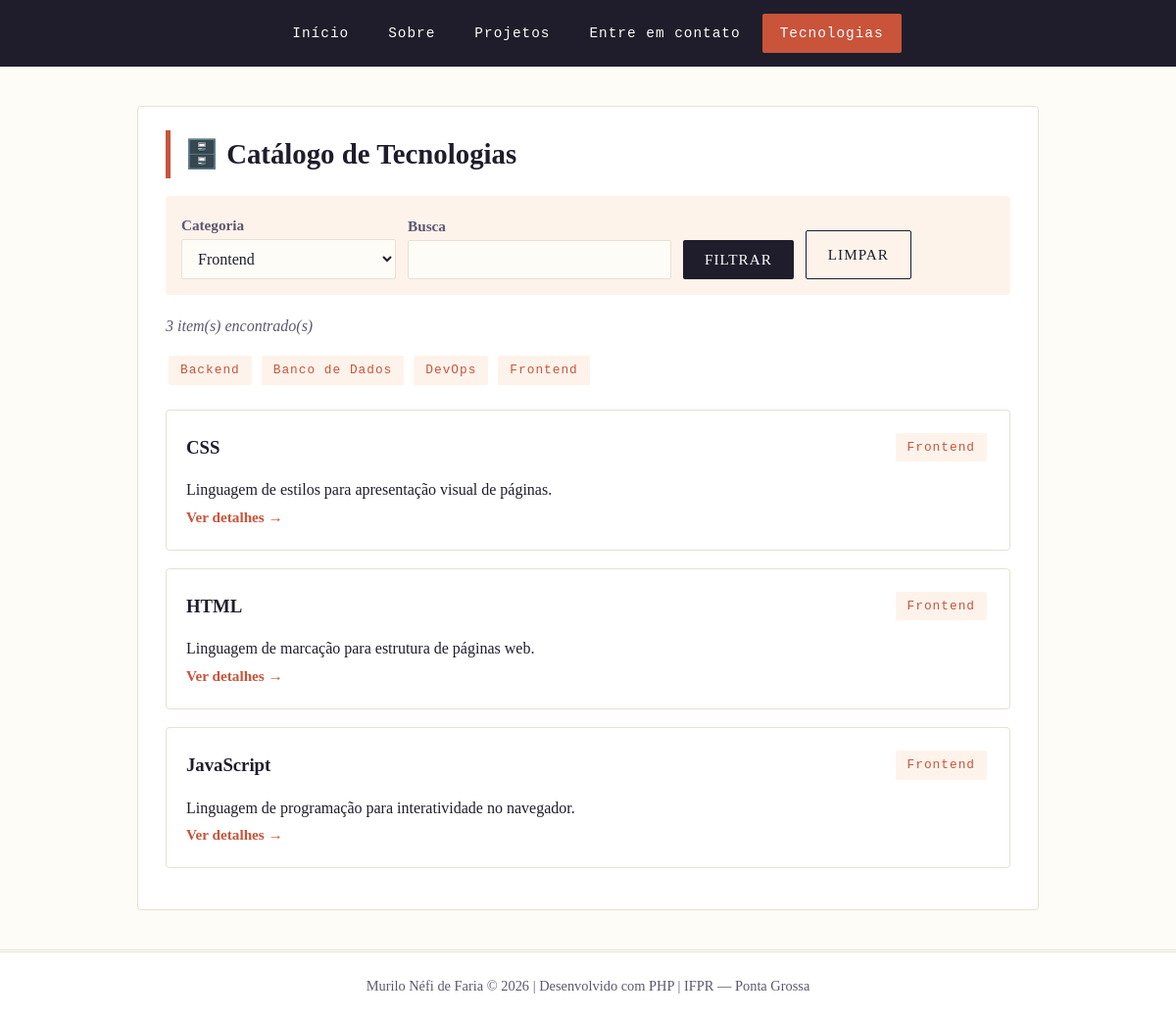
The app's page /03_pdo/index.php?categoria=Frontend with its own data.
### tables this page shows
CREATE TABLE IF NOT EXISTS tecnologias (
    id INT AUTO_INCREMENT PRIMARY KEY,
    nome VARCHAR(100) NOT NULL,
    categoria VARCHAR(100) NOT NULL,
    descricao TEXT NOT NULL,
    ano_criacao INT NOT NULL,
    criado_em TIMESTAMP DEFAULT CURRENT_TIMESTAMP
);

### 03_pdo/index.php (the view, shortened to what this page needs)
<?php
require_once 'includes/conexao.php';
$categoria = trim($_GET['categoria'] ?? '');
$busca = trim($_GET['busca'] ?? '');
$stmtCategorias = $pdo->query('SELECT DISTINCT categoria FROM tecnologias ORDER BY categoria ASC');
$categorias = $stmtCategorias->fetchAll();
if ($categoria !== '' && $busca !== '') {
    $stmt = $pdo->prepare(
        'SELECT * FROM tecnologias
         WHERE categoria = :cat
           AND (nome LIKE :termo OR descricao LIKE :termo)
         ORDER BY nome ASC'
    );
    $stmt->execute([
        'cat' => $categoria,
        'termo' => '%' . $busca . '%',
    ]);
} elseif ($categoria !== '') {
    $stmt = $pdo->prepare('SELECT * FROM tecnologias WHERE categoria = :cat ORDER BY nome ASC');
    $stmt->execute(['cat' => $categoria]);
} else {
    $stmt = $pdo->query('SELECT * FROM tecnologias ORDER BY nome ASC');
}
$tecnologias = $stmt->fetchAll();
?>
<!DOCTYPE html>
<html lang="pt-BR">
<head>
</head>
<body>
    <div class="container">
        <h1 class="titulo-secao">🗄️ Catálogo de Tecnologias</h1>
        <form class="filtros" action="index.php" method="get">
            <div>
                <label for="categoria">Categoria</label>
                <select id="categoria" name="categoria">
                    <?php foreach ($categorias as $item): ?>
                        <option value="<?php echo htmlspecialchars($item['categoria']); ?>"
                            <?php echo $categoria === $item['categoria'] ? 'selected' : ''; ?>>
                            <?php echo htmlspecialchars($item['categoria']); ?>
                        </option>
                    <?php endforeach; ?>
                </select>
            </div>
            <div>
                <label for="busca">Busca</label>
                <input type="text" id="busca" name="busca" value="<?php echo htmlspecialchars($busca); ?>">
            </div>
            <button type="submit" class="btn">Filtrar</button>
            <a href="index.php" class="btn btn-secundario">Limpar</a>
        </form>
        <p class="contador"><?php echo count($tecnologias); ?> item(s) encontrado(s)</p>
        <div class="categorias-topo">
            <?php foreach ($categorias as $item): ?>
                <a class="tag-categoria" href="?categoria=<?php echo urlencode($item['categoria']); ?>">
                    <?php echo htmlspecialchars($item['categoria']); ?>
                </a>
            <?php endforeach; ?>
        </div>
        <?php foreach ($tecnologias as $tec): ?>
            <div class="card">
                <div class="card-topo">
                    <h3><?php echo htmlspecialchars($tec['nome']); ?></h3>
                    <span class="tag-categoria"><?php echo htmlspecialchars($tec['categoria']); ?></span>
                </div>
                <p><?php echo htmlspecialchars($tec['descricao']); ?></p>
                <a class="link-detalhe" href="detalhe.php?id=<?php echo $tec['id']; ?><?php echo $categoria !== '' ? '&categoria=' . urlencode($categoria) : ''; ?><?php echo $busca !== '' ? '&busca=' . urlencode($busca) : ''; ?>">
                    Ver detalhes →
                </a>
            </div>
        <?php endforeach; ?>
    </div>
</body>
</html>

### includes/style.css (style rules this page uses)
:root { --cor-fundo: #fdfcf7; --cor-texto: #1f1d2b; --cor-suave: #5c5870; --cor-destaque: #c9543a; --cor-borda: #e6e1d3; --cor-card: #ffffff; --cor-sucesso: #2e7d52; --cor-erro: #b3331e; --cor-aviso-fundo: #fef3eb; --cor-sucesso-fundo: #ecf5f0; --cor-erro-fundo: #fbecea; }
* { margin: 0; padding: 0; box-sizing: border-box; }
body { font-family: 'Georgia', 'Times New Roman', serif; background: var(--cor-fundo); color: var(--cor-texto); line-height: 1.7; min-height: 100vh; display: flex; flex-direction: column; }
.container { max-width: 920px; width: 100%; margin: 40px auto; padding: 24px 28px; background: var(--cor-card); border: 1px solid var(--cor-borda); border-radius: 4px; }
.titulo-secao { font-size: 1.8em; margin-bottom: 18px; color: var(--cor-texto); border-left: 5px solid var(--cor-destaque); padding-left: 14px; }
.formulario label, form label { font-weight: bold; color: var(--cor-suave); font-size: 0.95em; }
.formulario input, .formulario select, .formulario textarea, form input, form select, form textarea { width: 100%; padding: 10px 12px; border: 1px solid var(--cor-borda); border-radius: 2px; font-size: 1em; font-family: inherit; background: var(--cor-fundo); color: var(--cor-texto); }
.btn, button[type="submit"], form button { display: inline-block; padding: 11px 22px; background: var(--cor-texto); color: var(--cor-fundo); border: none; border-radius: 2px; text-decoration: none; font-size: 0.95em; font-family: inherit; letter-spacing: 1px; text-transform: uppercase; cursor: pointer; transition: background 0.18s; }
.btn-secundario { background: transparent; color: var(--cor-texto); border: 1px solid var(--cor-texto); }
.card { background: var(--cor-card); border: 1px solid var(--cor-borda); padding: 20px; border-radius: 4px; margin-bottom: 18px; }
.card-topo { display: flex; justify-content: space-between; align-items: center; margin-bottom: 12px; }
.tag-categoria { display: inline-block; padding: 4px 12px; background: var(--cor-aviso-fundo); color: var(--cor-destaque); border-radius: 2px; font-size: 0.8em; text-decoration: none; margin: 3px; font-family: 'Courier New', monospace; letter-spacing: 1px; }
.link-detalhe { color: var(--cor-destaque); text-decoration: none; font-weight: bold; font-size: 0.95em; }
.filtros { display: flex; flex-wrap: wrap; gap: 12px; align-items: end; margin-bottom: 18px; padding: 16px; background: var(--cor-aviso-fundo); border-radius: 4px; }
.categorias-topo { margin: 14px 0 22px; }
.contador { color: var(--cor-suave); font-style: italic; margin-bottom: 14px; }

### records on screen
tecnologias: nome "CSS", categoria "Frontend", descricao "Linguagem de estilos para apresentação visual de páginas."
tecnologias: nome "HTML", categoria "Frontend", descricao "Linguagem de marcação para estrutura de páginas web."
tecnologias: nome "JavaScript", categoria "Frontend", descricao "Linguagem de programação para interatividade no navegador."

### other values on screen
count($tecnologias) "3"
$item['categoria'] "Backend"
$item['categoria'] "Banco de Dados"
$item['categoria'] "DevOps"
$item['categoria'] "Frontend"
$autor "Murilo Néfi de Faria"
form field categoria "Frontend"
